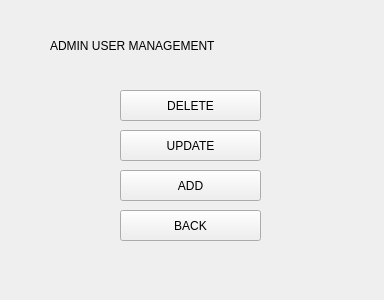
<?xml version="1.0" encoding="UTF-8"?>
<ui version="4.0">
 <class>userlogin</class>
 <widget class="QWidget" name="userlogin">
  <property name="geometry">
   <rect>
    <x>0</x>
    <y>0</y>
    <width>384</width>
    <height>300</height>
   </rect>
  </property>
  <property name="windowTitle">
   <string>Form</string>
  </property>
  <widget class="QPushButton" name="delete_loginButton">
   <property name="geometry">
    <rect>
     <x>120</x>
     <y>90</y>
     <width>141</width>
     <height>31</height>
    </rect>
   </property>
   <property name="text">
    <string>DELETE</string>
   </property>
  </widget>
  <widget class="QPushButton" name="update_userButton">
   <property name="geometry">
    <rect>
     <x>120</x>
     <y>130</y>
     <width>141</width>
     <height>31</height>
    </rect>
   </property>
   <property name="text">
    <string>UPDATE</string>
   </property>
  </widget>
  <widget class="QPushButton" name="insert_loginButton">
   <property name="geometry">
    <rect>
     <x>120</x>
     <y>170</y>
     <width>141</width>
     <height>31</height>
    </rect>
   </property>
   <property name="text">
    <string>ADD</string>
   </property>
  </widget>
  <widget class="QPushButton" name="user_login_back">
   <property name="geometry">
    <rect>
     <x>120</x>
     <y>210</y>
     <width>141</width>
     <height>31</height>
    </rect>
   </property>
   <property name="text">
    <string>BACK</string>
   </property>
  </widget>
  <widget class="QLabel" name="label">
   <property name="geometry">
    <rect>
     <x>50</x>
     <y>20</y>
     <width>311</width>
     <height>51</height>
    </rect>
   </property>
   <property name="styleSheet">
    <string notr="true">font: 75 18pt &quot;Consolas&quot;;</string>
   </property>
   <property name="text">
    <string>ADMIN USER MANAGEMENT</string>
   </property>
  </widget>
 </widget>
 <resources/>
 <connections/>
</ui>
